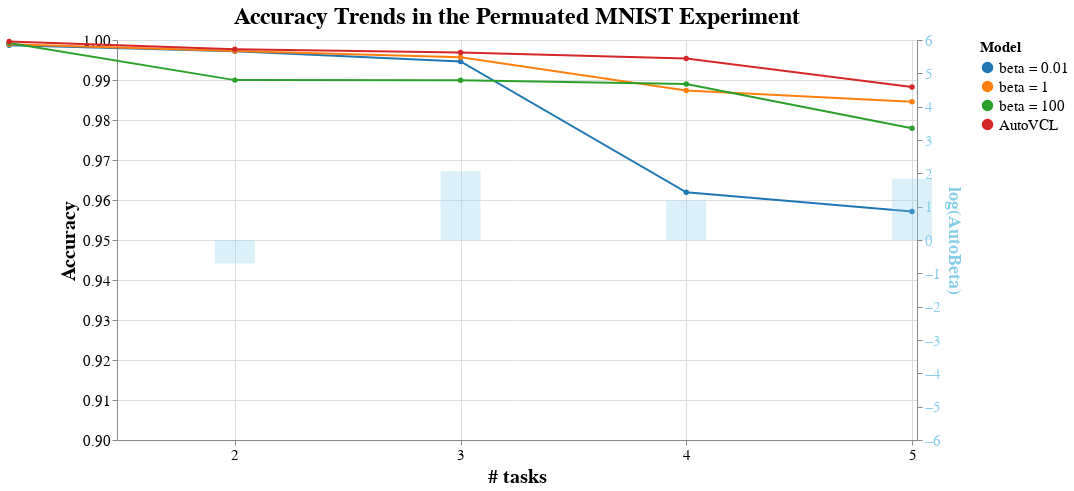

Write notebook code for a chart like this one.
### Code cell
import matplotlib.pyplot as plt
plot_trends([trends_1,trends_2,trends_3,trends_4,],betas_split ,lower=0.9)

### Figure 1 — Vega-Lite specification as saved in the notebook (floating-point values rounded to 4 significant figures)
{"config": {"view": {"continuousWidth": 400, "continuousHeight": 300}, "axis": {"labelFontSize": 15, "titleFontSize": 20}, "legend": {"labelFontSize": 15, "titleFontSize": 15}, "title": {"fontSize": 24}}, "layer": [{"data": {"name": "data-3f5847387e7b80ab068e922794b6a194"}, "mark": {"type": "line", "point": true}, "encoding": {"color": {"field": "Series", "legend": {"title": "Model"}, "scale": {"scheme": "category10"}, "sort": ["beta = 0.01", "beta = 1", "beta = 100", "AutoVCL"], "type": "nominal"}, "tooltip": [{"field": "# of tasks", "type": "quantitative"}, {"field": "Values", "type": "quantitative"}, {"field": "Series", "type": "nominal"}], "x": {"axis": {"values": [1, 2, 3, 4, 5]}, "field": "# of tasks", "scale": {"domain": [1.5, 5]}, "title": "# tasks", "type": "quantitative"}, "y": {"axis": {"grid": true}, "field": "Values", "scale": {"domain": [0.9, 1]}, "title": "Accuracy", "type": "quantitative"}}}, {"data": {"name": "data-0e8952996f6d5e66e7cb02f4a61b9966"}, "mark": {"type": "bar", "color": "skyblue", "opacity": 0.3, "width": 40}, "encoding": {"tooltip": [{"field": "# of tasks", "type": "quantitative"}, {"field": "AutoBeta", "type": "quantitative"}], "x": {"axis": {"values": [1, 2, 3, 4]}, "field": "# of tasks", "scale": {"domain": [1.5, 5]}, "title": "# tasks", "type": "quantitative"}, "y": {"axis": {"labelColor": "skyblue", "titleColor": "skyblue", "titleFontSize": 18}, "field": "AutoBeta", "scale": {"domain": [-6, 6]}, "title": "log(AutoBeta)", "type": "quantitative"}}}], "height": 400, "resolve": {"scale": {"y": "independent"}}, "title": "Accuracy Trends in the Permuated MNIST Experiment", "width": 800, "$schema": "https://vega.github.io/schema/vega-lite/v4.17.0.json", "datasets": {"data-3f5847387e7b80ab068e922794b6a194": [{"# of tasks": 1, "Series": "beta = 0.01", "Values": 0.9987}, {"# of tasks": 2, "Series": "beta = 0.01", "Values": 0.9972}, {"# of tasks": 3, "Series": "beta = 0.01", "Values": 0.9946}, {"# of tasks": 4, "Series": "beta = 0.01", "Values": 0.9619}, {"# of tasks": 5, "Series": "beta = 0.01", "Values": 0.9571}, {"# of tasks": 1, "Series": "beta = 1", "Values": 0.999}, {"# of tasks": 2, "Series": "beta = 1", "Values": 0.9972}, {"# of tasks": 3, "Series": "beta = 1", "Values": 0.9957}, {"# of tasks": 4, "Series": "beta = 1", "Values": 0.9874}, {"# of tasks": 5, "Series": "beta = 1", "Values": 0.9846}, {"# of tasks": 1, "Series": "beta = 100", "Values": 0.9992}, {"# of tasks": 2, "Series": "beta = 100", "Values": 0.99}, {"# of tasks": 3, "Series": "beta = 100", "Values": 0.99}, {"# of tasks": 4, "Series": "beta = 100", "Values": 0.989}, {"# of tasks": 5, "Series": "beta = 100", "Values": 0.9779}, {"# of tasks": 1, "Series": "AutoVCL", "Values": 0.9996}, {"# of tasks": 2, "Series": "AutoVCL", "Values": 0.9977}, {"# of tasks": 3, "Series": "AutoVCL", "Values": 0.9969}, {"# of tasks": 4, "Series": "AutoVCL", "Values": 0.9954}, {"# of tasks": 5, "Series": "AutoVCL", "Values": 0.9883}], "data-0e8952996f6d5e66e7cb02f4a61b9966": [{"# of tasks": 1, "beta = 0.01": 0.9987, "beta = 1": 0.999, "beta = 100": 0.9992, "AutoVCL": 0.9996, "AutoBeta": null}, {"# of tasks": 2, "beta = 0.01": 0.9972, "beta = 1": 0.9972, "beta = 100": 0.99, "AutoVCL": 0.9977, "AutoBeta": -0.7062}, {"# of tasks": 3, "beta = 0.01": 0.9946, "beta = 1": 0.9957, "beta = 100": 0.99, "AutoVCL": 0.9969, "AutoBeta": 2.06}, {"# of tasks": 4, "beta = 0.01": 0.9619, "beta = 1": 0.9874, "beta = 100": 0.989, "AutoVCL": 0.9954, "AutoBeta": 1.184}, {"# of tasks": 5, "beta = 0.01": 0.9571, "beta = 1": 0.9846, "beta = 100": 0.9779, "AutoVCL": 0.9883, "AutoBeta": 1.835}]}}
